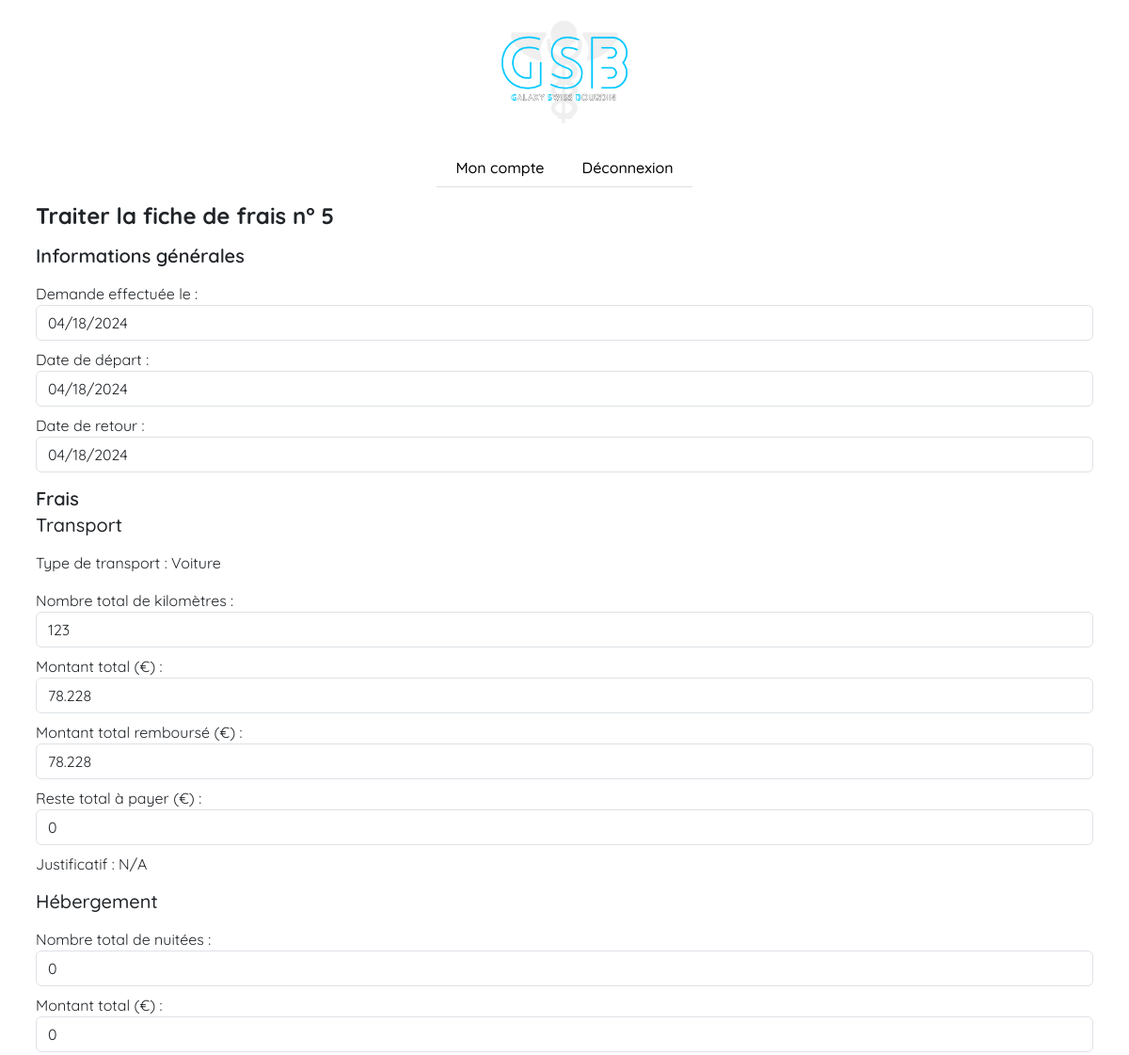
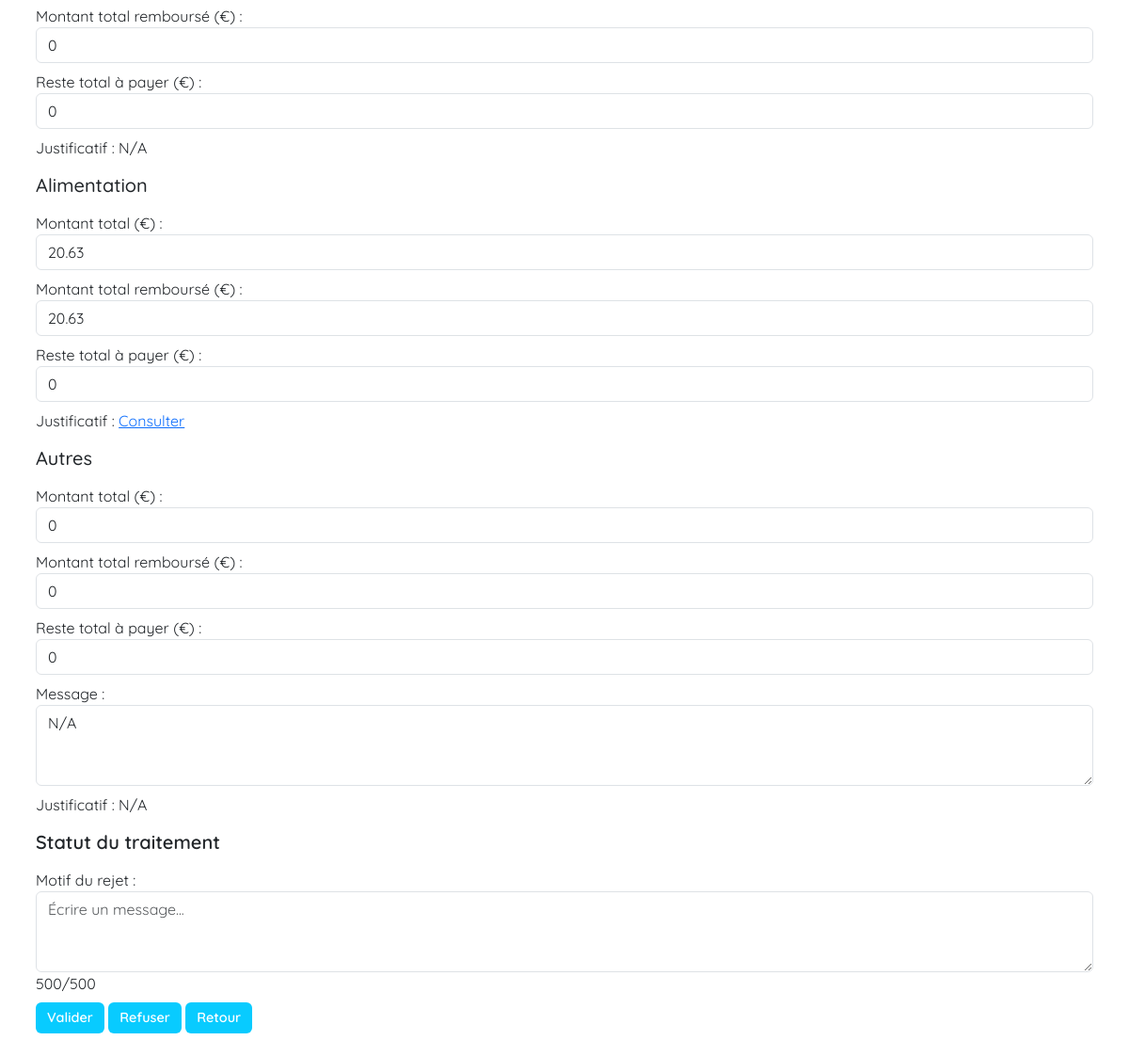
The page /controllers/functionalities/ExpenseSheet/ProcessExpenseSheet?id=5 (signed in) on the database its author committed (2 pictures, top to bottom).
### tables this page shows
CREATE TABLE IF NOT EXISTS `expense_sheets` (
  `expense_sheet_id` int NOT NULL AUTO_INCREMENT,
  `user_id` int NOT NULL,
  `receipts_id` int NOT NULL,
  `treatment_id` int DEFAULT NULL,
  `request_date` date NOT NULL,
  `start_date` date NOT NULL,
  `end_date` date NOT NULL,
  `transport_category` int DEFAULT NULL,
  `kilometers_number` int DEFAULT NULL,
  `kilometer_expense` float DEFAULT NULL,
  `kilometer_expense_refund` float DEFAULT NULL,
  `kilometer_expense_unrefund` float DEFAULT NULL,
  `transport_expense` float DEFAULT NULL,
  `transport_expense_refund` float DEFAULT NULL,
  `transport_expense_unrefund` float DEFAULT NULL,
  `nights_number` int DEFAULT NULL,
  `accommodation_expense` float DEFAULT NULL,
  `accommodation_expense_refund` float DEFAULT NULL,
  `accommodation_expense_unrefund` float DEFAULT NULL,
  `food_expense` float DEFAULT NULL,
  `food_expense_refund` float DEFAULT NULL,
  `food_expense_unrefund` float DEFAULT NULL,
  `other_expense` float DEFAULT NULL,
  `other_expense_refund` float DEFAULT NULL,
  `other_expense_unrefund` float DEFAULT NULL,
  `message` varchar(500) DEFAULT NULL,
  `total_amount` float NOT NULL,
  `total_amount_refund` float NOT NULL,
  `total_amount_unrefund` float DEFAULT NULL,
  PRIMARY KEY (`expense_sheet_id`),
  KEY `id_user` (`user_id`),
  KEY `receipts_id` (`receipts_id`),
  KEY `treatment_id` (`treatment_id`)
);

### controllers/functionalities/ExpenseSheet/ProcessExpenseSheet.php (called while the page is built, shortened)
<?php
require('../../../models/db.php');
require('../../../models/functionalities/ManageExpenseSheet.php');
$data = get_expense_sheet_data();
require("../../../views/functionalities/ExpenseSheet/ProcessExpenseSheet.php");

### models/db.php (called while the page is built)
<?php
function dbConnection()
{
    try {
        $dbConnection = new PDO('mysql:host=localhost:3306; dbname=db_gsb; charset=utf8', 'root', '');
    } catch (Exception $e) {
        die('Connexion échouée. Erreur : ' . $e->getMessage());
    }
    return $dbConnection;
}

### models/functionalities/ManageExpenseSheet.php (called while the page is built, shortened)
<?php
function get_expense_sheet_data()
{
    try {
        $sql = "SELECT e.*, r.*, t.* FROM expense_sheets e LEFT JOIN receipts r ON e.receipts_id = r.receipts_id LEFT JOIN treatment t ON e.treatment_id = t.treatment_id WHERE e.expense_sheet_id = ?";
        $request = dbConnection()->prepare($sql);
        $request->bindParam(1, $_GET["id"], PDO::PARAM_INT);
        $request->execute();
        $data = $request->fetch(PDO::FETCH_ASSOC);
        return $data;
    } catch (Exception $e) {
        $error = "Erreur : " . $e->getMessage();
        return $error;
    }
}

### views/functionalities/ExpenseSheet/ProcessExpenseSheet.php (the view, shortened to what this page needs)
<!DOCTYPE html>
<html lang="en">
<head>
  <link rel="stylesheet" href="../../../assets/style.css">
  <link href="https://cdn.jsdelivr.net/npm/bootstrap@5.3.2/dist/css/bootstrap.min.css" rel="stylesheet" />
</head>
<body>
  <header class="d-flex flex-column
    justify-content-center align-items-center">
    <img class="img-fluid" style="width: 150px;" src="../../../assets/content/logo.png" alt="logo">
    <nav class="navbar">
      <ul class="nav fw-medium border-bottom border-1">
        <li class='nav-item px-1'><a class='nav-link text-black c-nav-link' href='../../../controllers/portals/accountant.php?manageAccount'>Mon compte</a></li>
        <li class='nav-item px-1'><a class='nav-link text-black c-nav-link' href='../../../controllers/portals/accountant.php?logout'>Déconnexion</a></li>
      </ul>
    </nav>
  </header>
  <main>
    <div class="container p-2">
      <h2 class="mb-3 fs-4 fw-bold">Traiter la fiche de frais n°
        <?php echo $_GET['id'] ?>
      </h2>
      <div class="container p-0">
        <div class="my-3">
          <h3 class="mb-3 fs-5 fw-semibold">Informations générales</h3>
          <div class="mb-2">
            <label>Demande effectuée le :</label>
            <input type="date" class="form-control input" value="<?php echo $data["request_date"] ?>" readonly>
          </div>
          <div class="mb-2">
            <label>Date de départ :</label>
            <input type="date" class="form-control input" value="<?php echo $data["start_date"] ?>" readonly>
          </div>
          <div class="mb-2">
            <label for="end_date">Date de retour :</label>
            <input type="date" class="form-control input" value="<?php echo $data["end_date"] ?>" readonly>
          </div>
        </div>
        <div class="my-3">
          <h3 class="mb-1 fs-5 fw-semibold">Frais</h3>
          <h5 class="mb-3 fs-5 fw-medium">Transport</h5>
          <div class="mb-2">
            <p>Type de transport :
              <?php if ($data['transport_category'] == '1') {
                echo "Avion";
              } else if ($data['transport_category'] == '2') {
                echo "Train";
              } else if ($data['transport_category'] == '3') {
                echo "Bus/Car/Taxi";
              } else if ($data['transport_category'] == '4') {
                echo "Voiture";
              } else {
                echo "N/A";
              } ?>
            </p>
          </div>
          <div class="mb-2">
            <label>Nombre total de kilomètres :</label>
            <input type="number" class="form-control input" value="<?php if ($data['kilometers_number']) {
                                                                      echo $data['kilometers_number'];
                                                                    } else {
                                                                      echo 0;
                                                                    } ?>" readonly>
          </div>
          <div class="mb-2">
            <label>Montant total (€) :</label>
            <input type="number" class="form-control input" value="<?php if ($data['kilometer_expense']) {
                                                                      echo $data['kilometer_expense'];
                                                                    } else if ($data['transport_expense']) {
                                                                      echo $data['transport_expense'];
                                                                    } else {
                                                                      echo 0;
                                                                    } ?>" readonly>
          </div>
          <div class="mb-2">
            <label>Montant total remboursé (€) :</label>
            <input type="number" class="form-control input" value="<?php if ($data['kilometer_expense_refund']) {
                                                                      echo $data['kilometer_expense_refund'];
                                                                    } else if ($data['transport_expense_refund']) {
                                                                      echo $data['transport_expense_refund'];
                                                                    } else {
                                                                      echo 0;
                                                                    } ?>" readonly>
          </div>
          <div class="mb-2">
            <label>Reste total à payer (€) :</label>
            <input type="number" class="form-control input" value="<?php if ($data['kilometer_expense_unrefund']) {
                                                                      echo $data['kilometer_expense_unrefund'];
                                                                    } else if ($data['transport_expense_unrefund']) {
                                                                      echo $data['transport_expense_unrefund'];
                                                                    } else {
                                                                      echo 0;
                                                                    } ?>" readonly>
          </div>
          <div class="mb-2">
            <label>Justificatif :</label>
            <?php if ($data['transport_expense_file']) {
              echo "<a href=" . $data['transport_expense_file'] . " target='_blank'>Consulter</a>";
            } else {
              echo "N/A";
            } ?>
          </div>
        </div>
        <div class="my-3">
          <h5 class="mb-3 fs-5 fw-medium">Hébergement</h5>
          <div class="mb-2">
            <label>Nombre total de nuitées :</label>
            <input type="number" class="form-control input" value="<?php if ($data['nights_number']) {
                                                                      echo $data['nights_number'];
                                                                    } else {
                                                                      echo 0;
                                                                    } ?>" readonly>
          </div>
          <div class="mb-2">
            <label>Montant total (€) :</label>
            <input type="number" class="form-control input" value="<?php if ($data['accommodation_expense']) {
                                                                      echo $data['accommodation_expense'];
                                                                    } else {
                                                                      echo 0;
                                                                    } ?>" readonly>
          </div>
          <div class="mb-2">
            <label>Montant total remboursé (€) :</label>
            <input type="number" class="form-control input" value="<?php if ($data['accommodation_expense_refund']) {
                                                                      echo $data['accommodation_expense_refund'];
                                                                    } else {
                                                                      echo 0;
                                                                    } ?>" readonly>
          </div>
          <div class="mb-2">
            <label>Reste total à payer (€) :</label>
            <input type="number" class="form-control input" value="<?php if ($data['accommodation_expense_unrefund']) {
                                                                      echo $data['accommodation_expense_unrefund'];
                                                                    } else {
                                                                      echo 0;
                                                                    } ?>" readonly>
          </div>
          <div class="mb-2">
            <label>Justificatif :</label>
            <?php if ($data['accommodation_expense_file']) {
              echo "<a href=" . $data['accommodation_expense_file'] . " target='_blank'>Consulter</a>";
            } else {
              echo "N/A";
            } ?>
          </div>
        </div>
        <div class="my-3">
          <h5 class="mb-3 fs-5 fw-medium">Alimentation</h5>
          <div class="mb-2">
            <label>Montant total (€) :</label>
            <input type="number" class="form-control input" value="<?php if ($data['food_expense']) {
                                                                      echo $data['food_expense'];
                                                                    } else {
                                                                      echo 0;
                                                                    } ?>" readonly>
          </div>
          <div class="mb-2">
            <label>Montant total remboursé (€) :</label>
            <input type="number" class="form-control input" value="<?php if ($data['food_expense_refund']) {
                                                                      echo $data['food_expense_refund'];
                                                                    } else {
                                                                      echo 0;
                                                                    } ?>" readonly>
          </div>
          <div class="mb-2">
            <label>Reste total à payer (€) :</label>
            <input type="number" class="form-control input" value="<?php if ($data['food_expense_unrefund']) {
                                                                      echo $data['food_expense_unrefund'];
                                                                    } else {
                                                                      echo 0;
                                                                    } ?>" readonly>
          </div>
          <div class="mb-2">
            <label>Justificatif :</label>
            <?php if ($data['food_expense_file']) {
              echo "<a href=" . $data['food_expense_file'] . " target='_blank'>Consulter</a>";
            } else {
              echo "N/A";
            } ?>
          </div>
        </div>
        <div class="my-3">
          <h5 class="mb-3 fs-5 fw-medium">Autres</h5>
          <div class="mb-2">
            <label>Montant total (€) :</label>
            <input type="number" class="form-control input" value="<?php if ($data['other_expense']) {
                                                                      echo $data['other_expense'];
                                                                    } else {
                                                                      echo 0;
                                                                    } ?>" readonly>
          </div>
          <div class="mb-2">
            <label>Montant total remboursé (€) :</label>
            <input type="number" class="form-control input" value="<?php if ($data['other_expense_refund']) {
                                                                      echo $data['other_expense_refund'];
                                                                    } else {
                                                                      echo 0;
                                                                    } ?>" readonly>
          </div>
          <div class="mb-2">
            <label>Reste total à payer (€) :</label>
            <input type="number" class="form-control input" value="<?php if ($data['other_expense_unrefund']) {
                                                                      echo $data['other_expense_unrefund'];
                                                                    } else {
                                                                      echo 0;
                                                                    } ?>" readonly>
          </div>
          <div class="mb-2">
            <label>Message :</label>
            <textarea class="form-control input" rows="3" maxlength="500" readonly><?php if ($data['message']) {
                                                                                      echo $data['message'];
                                                                                    } else {
                                                                                      echo "N/A";
                                                                                    } ?></textarea>
          </div>
          <div class="mb-2">
            <label>Justificatif :</label>
            <?php if ($data['other_expense_file']) {
              echo "<a href=" . $data['other_expense_file'] . " target='_blank'>Consulter</a>";
            } else {
              echo "N/A";
            } ?>
          </div>
        </div>
        <form action="../../../controllers/functionalities/ExpenseSheet/ProcessExpenseSheet.php?processid=<?php echo $_GET['id'] ?>" method="post">
          <div class="my-3">
            <h3 class="mb-3 fs-5 fw-semibold">Statut du traitement</h3>
            <div class="mb-2">
              <label>Motif du rejet :</label>
              <textarea class="form-control input" rows="3" maxlength="500" name="remark" id="remark" placeholder="Écrire un message..."></textarea>
              <div id="charCount">500/500</div>
            </div>
            <div class="mb-2">
              <button type="submit" class="btn btn-primary c-link" name="validate_submit" id="submit">Valider</button>
              <button type="submit" class="btn btn-primary c-link" name="disprove_submit" id="submit">Refuser</button>
              <a class="btn btn-primary c-link" href="../../../controllers/portals/accountant.php?manageExpenseSheet&id=<?php echo $_GET['id'] ?>">Retour</a></button>
            </div>
          </div>
        </form>
      </div>
    </div>
  </main>
</body>
</html>

### rows shown on the page
expense_sheets: request_date "04/18/2024", start_date "04/18/2024", end_date "04/18/2024", kilometers_number "123", kilometer_expense "78.228", kilometer_expense_refund "78.228", kilometer_expense_unrefund+transport_expense_unrefund "0", nights_number "0", accommodation_expense "0", accommodation_expense_refund "0", accommodation_expense_unrefund "0", food_expense "20.63", food_expense_refund "20.63", food_expense_unrefund "0", other_expense "0", other_expense_refund "0", other_expense_unrefund "0", message "N/A"

### other values the page prints
$_GET['id'] "5"
